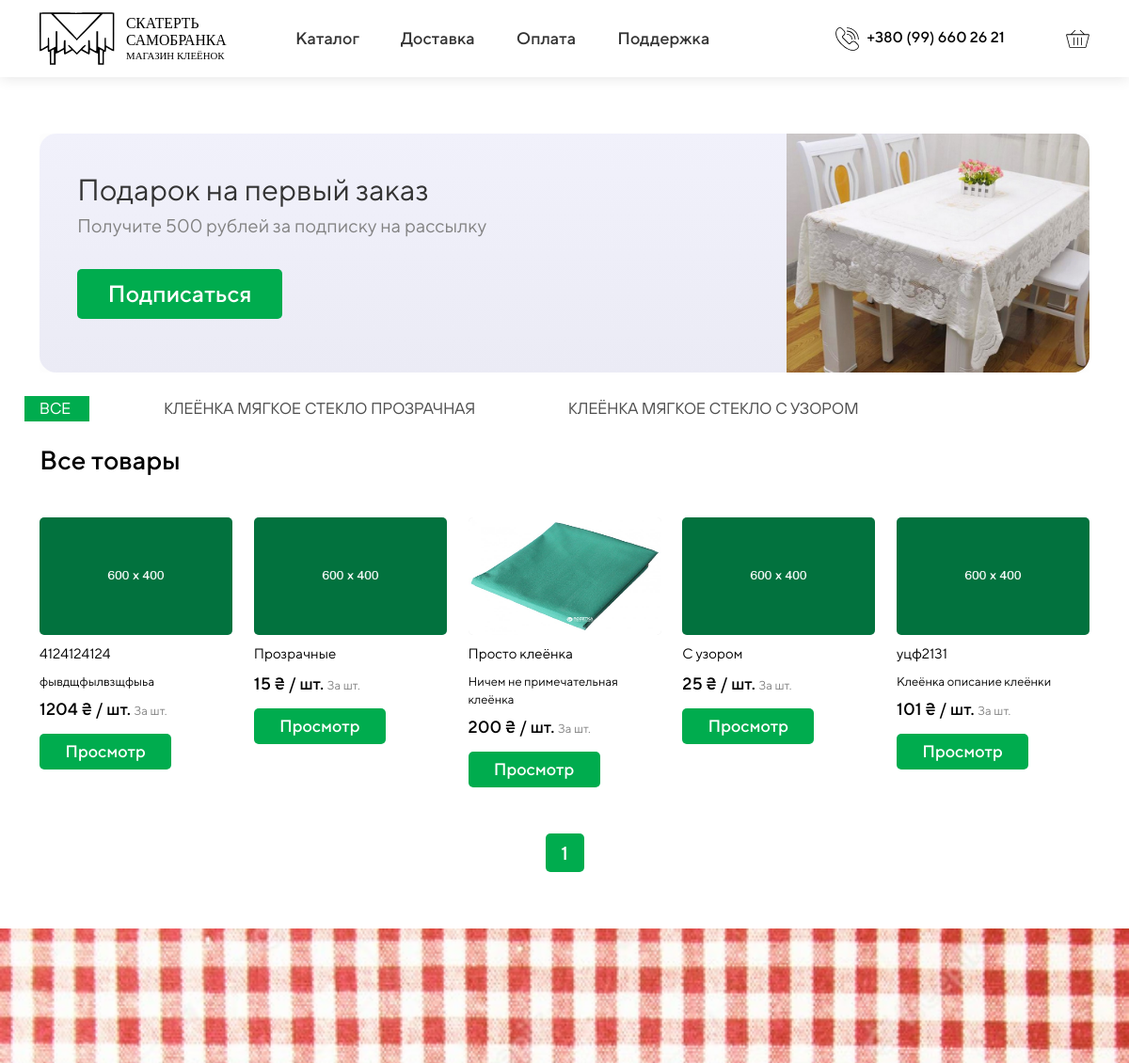
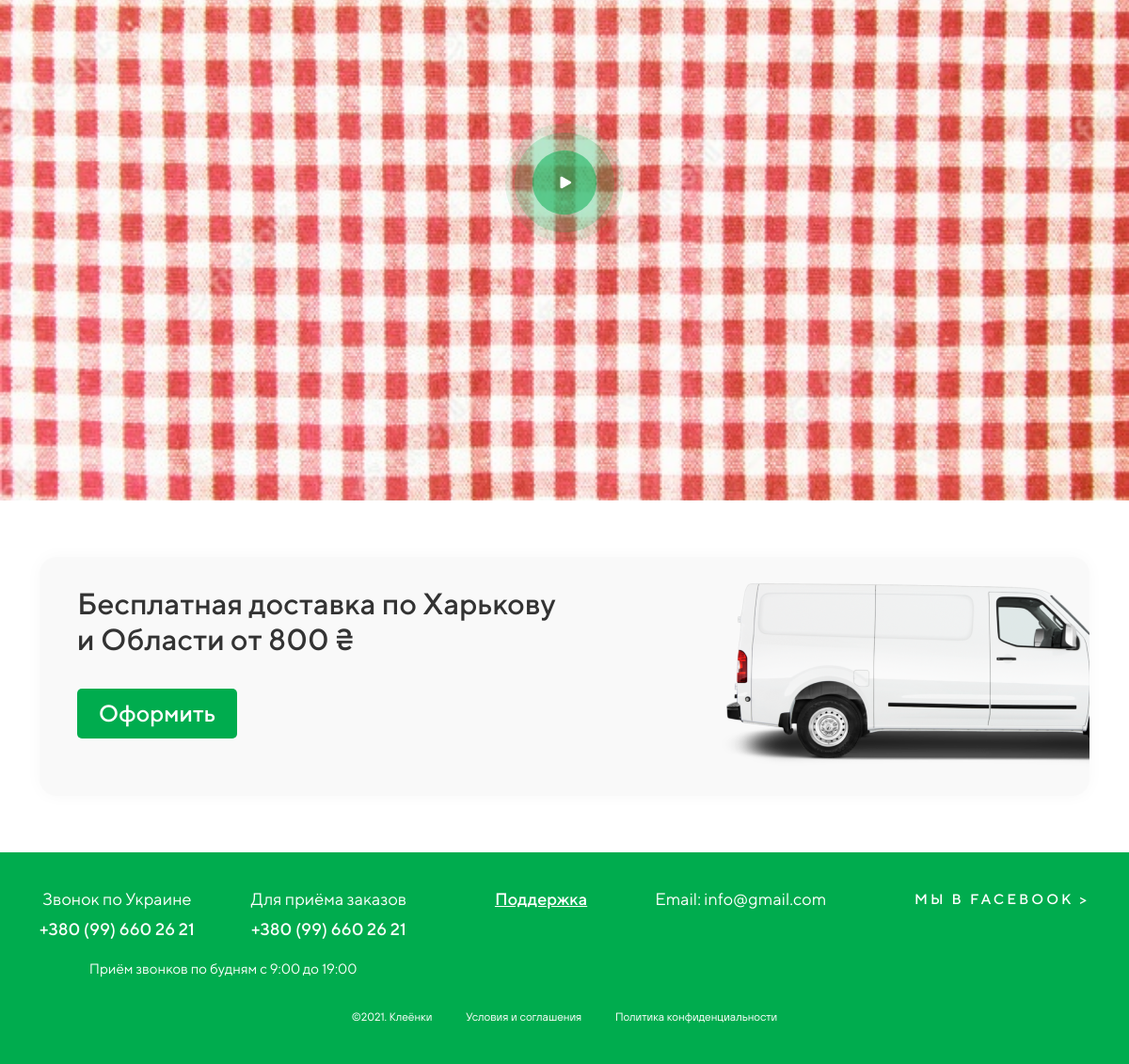
The page / on the database its author committed (2 pictures, top to bottom).
### shop/models.py (models this page shows, shortened)
class Category(models.Model):
    name = models.CharField(
        max_length=100, db_index=True, verbose_name='Название')
    slug = models.SlugField(max_length=100, unique=True)
    class Meta:
        ordering = ('name',)
        verbose_name = 'Категория'
        verbose_name_plural = 'Категории'
    def get_absolute_url(self):
        return reverse('by_category', args=[self.slug])

class Product(models.Model):
    category = models.ForeignKey(Category,
                                 related_name='products',
                                 on_delete=models.CASCADE)
    name = models.CharField(
        max_length=150, db_index=True, verbose_name='Название')
    slug = models.CharField(max_length=150, db_index=True,
                            unique=True, verbose_name='Ссылка')
    image = models.ImageField(
        upload_to='product/%Y/%m/%d', blank=True, verbose_name='Изображение')
    description = models.TextField(
        max_length=1000, blank=True, verbose_name='Описание')
    price = models.DecimalField(
        max_digits=10, decimal_places=0, verbose_name='Цена')
    available = models.BooleanField(default=True, verbose_name='Наличие')
    manufacture = models.CharField(
        max_length=30, blank=True, verbose_name='Производитель')
    width = models.DecimalField(
        max_digits=10, decimal_places=0, verbose_name='Ширина')
    thickness = models.DecimalField(
        max_digits=10, decimal_places=2, blank=True, verbose_name='Толщина')
    color = models.CharField(
        max_length=30, blank=True, verbose_name='Цвет')
    created = models.DateTimeField(auto_now_add=True, verbose_name='Создано')
    uploaded = models.DateTimeField(auto_now=True, verbose_name='Загружено')
    class Meta:
        ordering = ('name',)
        verbose_name = 'Товар'
        verbose_name_plural = 'Товары'
        index_together = (('id', 'slug'))
    def get_absolute_url(self):
        return reverse('product_detail', args=[self.id, self.slug])

### shop/views.py (the view)
# urls.py: path('', index, name='index'),
def index(request, category_slug=None):
    category = None
    categories = Category.objects.all()
    products = Product.objects.filter(available=True)
    if category_slug:
        category = get_object_or_404(Category, slug=category_slug)
        products = products.filter(category=category)
    paginator = Paginator(products, 30)
    page = request.GET.get('page')
    page_obj = paginator.get_page(page)
    try:
        products = paginator.page(page)
    except PageNotAnInteger:
        products = paginator.page(1)
    except EmptyPage:
        products = paginator.page(paginator.num_pages)
    return render(request, 'index.html',
                    {
                        'category': category,
                        'categories': categories,
                        'products': products,
                        'page_obj': page_obj
                    })

### cart/context_processors.py (called while the page is built)
def cart(request):
    return {'cart': Cart(request)}

### shop/templates/index.html (shortened to what this page needs)
{% load static %}
<!doctype html>
<html lang="en">
<head>
    <link href="https://cdn.jsdelivr.net/npm/bootstrap@5.1.3/dist/css/bootstrap.min.css" rel="stylesheet"
>
    <link rel="stylesheet" href="{% static 'shop/css/style.css/' %}">
    <link rel="stylesheet" href="{% static 'shop/fonts/fonts.css' %}">
</head>
<body>
    <div class="wrapper">
        {% block header %}
            <header>
                <nav class="navbar navbar-expand-lg navbar-light">
                    <div class="container">
                        <a class="navbar-brand" href="{% url 'index' %} "><img src="{% static 'shop/img/logo.svg' %}" alt=""></a>
                        <div class="collapse navbar-collapse" id="navbarSupportedContent">
                            <ul class="navbar-nav me-auto mb-2 mb-lg-0">
                                <li class="nav-item dropdown">
                                    <a class="nav-link dropdown-toggle" href="#" id="navbarDropdown" role="button"
                                        data-bs-toggle="dropdown" aria-expanded="false">
                                        Каталог
                                    </a>
                                </li>
                                <li class="nav-item">
                                    <a class="nav-link" aria-current="page" href="{% url 'delivery' %}">Доставка</a>
                                </li>
                                <li class="nav-item">
                                    <a class="nav-link" href="{% url 'order' %}">Оплата</a>
                                </li>
                                <li class="nav-item">
                                    <a class="nav-link" href="{% url 'support' %}">Поддержка</a>
                                </li>
                            </ul>
                        </div>
                        <div class="menu-right d-flex justify-content-between">
                            <div class="menu-contact">
                                <a href="tel:+380996602621">
                                    <img src="{% static 'shop/img/phone.svg' %}" height="25px" alt="">
                                    <span>+380 (99) 660 26 21</span>
                                </a>
                            </div>
                            <div class="menu-user">
                                <a href="{% url 'cart:cart_detail' %}" class="cart">
                                    <img src="{% static 'shop/img/cart.svg' %}" height="25px" alt="">
                                </a>
                            </div>
                        </div>
                    </div>
                </nav>
            </header>
        {% endblock header %}
        {% block content %}
        <section class="home-banner">
            <div class="container">
                <div class="swiper-container">
                    <div class="swiper-wrapper">
                        <div class="swiper-slide block">
                            <img src="{% static 'shop/img/ad.jpg' %}" alt="">
                            <h2>Подарок на первый заказ</h2>
                            <p>Получите 500 рублей за подписку на рассылку</p>
                            <a data-bs-toggle="modal" data-bs-target="#subscribe" href="">Подписаться</a>
                        </div>
                    </div>
                </div>
            </div>
        </section>
        <section class="home-menu">
            <div class="container">
                <div class="swiper-container-menu">
                    <div class="swiper-wrapper">
                        <a href="{% url 'index' %}" class="swiper-slide {% if category.slug == None %}active{% endif %}">
                            <span>Все</span>
                        </a>
                        {% for i in categories %}
                            <a href="{{ i.get_absolute_url }}" class="swiper-slide {% if category.slug == i.slug %}active{% endif %}">
                                <span>{{ i.name }}</span>
                            </a>
                        {% endfor %}
                    </div>
                </div>
            </div>
        </section>
        <section class="home-products">
            <div class="container">
                {% if category.slug == None %}
                <h3 class="all_products">Все товары</h3>
                {% endif %}
                <div class="products-wrapper">
                    {% for product in products %}
                        <div class="product">
                            <a href="{{ product.get_absolute_url }}" class="title">
                                <div class="img">
                                    <img src="{% if product.image %}{{ product.image.url }}{% else %}{% static 'shop/img/no_image.png' %}{% endif %}" alt="">
                                </div>
                            </a>
                            <a href="{{ product.get_absolute_url }}" class="title">{{ product.name }}</a>
                            <a href="{{ product.get_absolute_url }}" class="title">
                                <p class="description">{{ product.description }}</p>
                            </a>
                            <div class="price">
                                <b>{{ product.price }} &#8372; / шт. </b> <span>За шт.</span>
                            </div>
                            <a class="to-cart" href="{{ product.get_absolute_url }}">Просмотр</a>
                        </div>
                    {% endfor %}
                </div>
                <div class="pagination-block">
                {% include "pagination.html" with page=products %}
                </div>
            </div>
        </section>
        <section class="home-video">
            <div class="video1440">
                <div class="ratio ratio-16x9">
                    <img class="play_yt" src="{% static 'shop/img/play.svg' %}" alt="">
                </div>
            </div>
        </section>
        {% endblock content %}
        {% block delivery %}
        <section class="delivery">
            <div class="container">
                <div class="block">
                    <h4 class="title">Бесплатная доставка по Харькову <br>
                        и Области от 800 &#8372;</h4>
                    <a href="">Оформить</a>
                </div>
            </div>
        </section>
        {% endblock delivery %}
        {% block footer %}
        <footer>
            <div class="container">
                <div class="footer-wrapper">
                    <div class="footer-left">
                        <div class="phones">
                            <div class="phone-item">
                                <span>Звонок по Украине</span>
                                <a href="tel:+380996602621">+380 (99) 660 26 21</a>
                            </div>
                            <div class="phone-item">
                                <span>Для приёма заказов</span>
                                <a href="tel:+380996602621">+380 (99) 660 26 21</a>
                            </div>
                        </div>
                        <div class="work-time">
                            Приём звонков по будням с 9:00 до 19:00
                        </div>
                    </div>
                    <div class="footer-center">
                        <div class="work-email">
                            <a class="site-help" href="{% url 'support' %}">Поддержка</a>
                            <a href="mailto: info@gmail.com">Email: info@gmail.com</a>
                        </div>
                    </div>
                    <div class="footer-right">
                        <div class="social">
                            <a href="https://facebook.com">Мы в facebook ></a>
                        </div>
                    </div>
                </div>
                <div class="footer_bottom">
                    <span>©2021. Клеёнки</span>
                    <a href="">Условия и соглашения</a>
                    <a href="">Политика конфиденциальности</a>
                </div>
            </div>
        </footer>
        {% endblock footer %}
    </div>
    {% block swiper_link %}
    <link rel="stylesheet" href="https://unpkg.com/swiper@7/swiper-bundle.min.css">
    {% endblock swiper_link %}
</body>
</html>

### shop/templates/pagination.html
<ul class="pagination">
    {% for num in page_obj.paginator.page_range %}
      {% if num == page_obj.number %}
        <li class="active"><a href="#">{{ num }}</a></li>
      {% else %}
        <li><a href="?page={{ num }}">{{ num }}</a></li>
      {% endif %}
    {% endfor %}
  </ul>

### rows shown on the page
Category: name "КЛЕЁНКА МЯГКОЕ СТЕКЛО ПРОЗРАЧНАЯ"
Category: name "КЛЕЁНКА МЯГКОЕ СТЕКЛО С УЗОРОМ"
Product: name "4124124124", description "фывдщфылвзщфыьа", price "1204"
Product: name "Прозрачные", price "15"
Product: image (picture), name "Просто клеёнка", description "Ничем не примечательная клеёнка", price "200"
Product: name "С узором", price "25"
Product: name "уцф2131", description "Клеёнка описание клеёнки", price "101"

### other values the page prints
{{ num }} "1"
